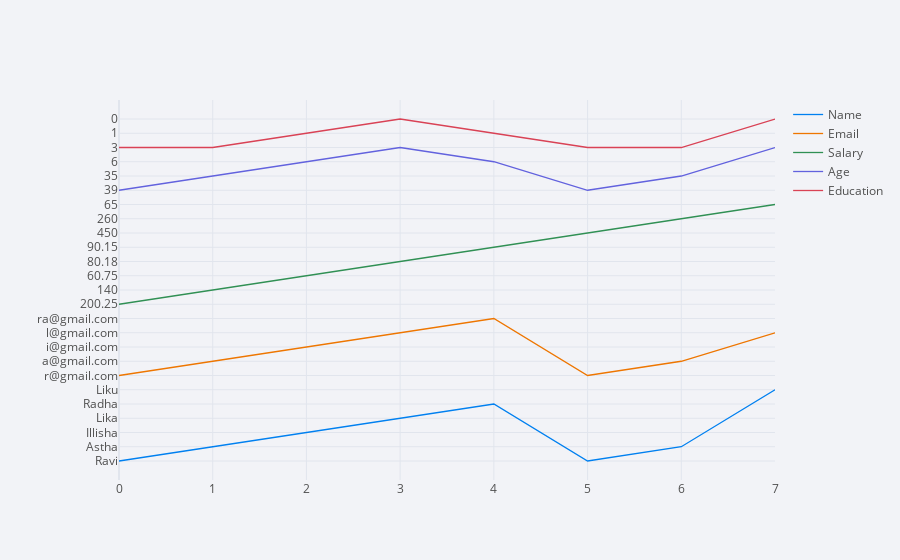

The notebook cell this image was saved under:
### Code cell
import pandas as pd
import numpy as np
import matplotlib.pyplot as plt
import seaborn as sns
from plotly.offline import iplot
import plotly as py
import plotly.tools as tls
import cufflinks as cf


d1= {
    "Name":["Ravi", "Astha","Illisha","Lika","Radha","Ravi","Astha","Liku"], "Email":["r@gmail.com","a@gmail.com","i@gmail.com","l@gmail.com","ra@gmail.com","r@gmail.com","a@gmail.com","l@gmail.com"],
    "Salary":[200.25,140,60.75,80.18,90.15,450,260,65],
    "Age": [39,35,6,3,6,39,35,3],
    "Education": [3,3,1,0,1,3,3,0]

}
py.offline.init_notebook_mode(connected=True)
cf.go_offline()
df1= pd.DataFrame(d1)
df1.iplot()

### Figure 1 — Plotly figure (JSON) as saved in the notebook; plotly's stock layout.template omitted (floating-point values rounded to 4 significant figures)
{"data": [{"line": {"color": "rgba(0, 128, 240, 1.0)", "dash": "solid", "shape": "linear", "width": 1.3}, "mode": "lines", "name": "Name", "text": "", "type": "scatter", "x": [0, 1, 2, 3, 4, 5, 6, 7], "y": ["Ravi", "Astha", "Illisha", "Lika", "Radha", "Ravi", "Astha", "Liku"]}, {"line": {"color": "rgba(238, 118, 0, 1.0)", "dash": "solid", "shape": "linear", "width": 1.3}, "mode": "lines", "name": "Email", "text": "", "type": "scatter", "x": [0, 1, 2, 3, 4, 5, 6, 7], "y": ["r@gmail.com", "a@gmail.com", "i@gmail.com", "l@gmail.com", "ra@gmail.com", "r@gmail.com", "a@gmail.com", "l@gmail.com"]}, {"line": {"color": "rgba(48, 144, 84, 1.0)", "dash": "solid", "shape": "linear", "width": 1.3}, "mode": "lines", "name": "Salary", "text": "", "type": "scatter", "x": [0, 1, 2, 3, 4, 5, 6, 7], "y": [200.2, 140, 60.75, 80.18, 90.15, 450, 260, 65]}, {"line": {"color": "rgba(98, 98, 222, 1.0)", "dash": "solid", "shape": "linear", "width": 1.3}, "mode": "lines", "name": "Age", "text": "", "type": "scatter", "x": [0, 1, 2, 3, 4, 5, 6, 7], "y": [39, 35, 6, 3, 6, 39, 35, 3]}, {"line": {"color": "rgba(217, 66, 85, 1.0)", "dash": "solid", "shape": "linear", "width": 1.3}, "mode": "lines", "name": "Education", "text": "", "type": "scatter", "x": [0, 1, 2, 3, 4, 5, 6, 7], "y": [3, 3, 1, 0, 1, 3, 3, 0]}], "layout": {"legend": {"bgcolor": "#F2F3F7", "font": {"color": "#505050"}}, "paper_bgcolor": "#F2F3F7", "plot_bgcolor": "#F2F3F7", "title": {"font": {"color": "#484848"}}, "xaxis": {"gridcolor": "#E1E5ED", "showgrid": true, "tickfont": {"color": "#505050"}, "title": {"font": {"color": "#505050"}, "text": ""}, "zerolinecolor": "#E1E5ED"}, "yaxis": {"gridcolor": "#E1E5ED", "showgrid": true, "tickfont": {"color": "#505050"}, "title": {"font": {"color": "#505050"}, "text": ""}, "zerolinecolor": "#E1E5ED"}}}
